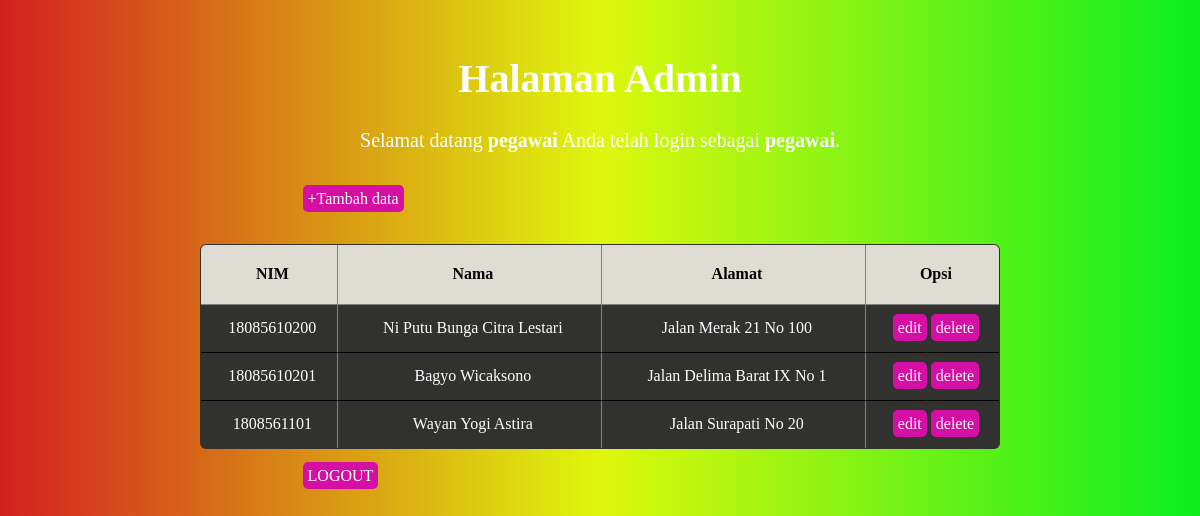
The page /halaman_admin.php (signed in) on the database its author committed.
### tables this page shows
CREATE TABLE `mahasiswa` (
  `id` int(100) NOT NULL,
  `nim` varchar(100) NOT NULL,
  `nama` varchar(100) NOT NULL,
  `alamat` text NOT NULL
);

### halaman_admin.php (the view, shortened to what this page needs)
<!DOCTYPE html>
<html lang="en">
<head>
	<link rel="stylesheet" href="style2.css">
</head>
<body>
	<h1>Halaman Admin</h1>
	<p>Selamat datang <b><?php echo $_SESSION['username']; ?></b> Anda telah login sebagai <b><?php echo $_SESSION['level']; ?></b>.</p>
	<br/>
	<div class="box">
	<a href="insert.php">+Tambah data</a>
	</div>
	<br/>
	<br/>
	<table border="1">
		<thead>
		<tr>
			<th>NIM</th>
			<th>Nama</th>
			<th>Alamat</th>
			<th>Opsi</th>
		</tr>
		</thead>
		<tbody>
		<?php
		include 'koneksi.php';
		$data = mysqli_query($koneksi,"select * from mahasiswa");
		while($d = mysqli_fetch_array($data)){
			?>
			<tr>
				<td><?php echo $d['nim']; ?></td>
				<td><?php echo $d['nama']; ?></td>
				<td><?php echo $d['alamat']; ?></td>
				<td>
					<a href="edit.php?id=<?php echo $d['id']; ?>">edit</a>
					<a href="delete.php?id=<?php echo $d['id']; ?>">delete</a>
				</td>
			</tr>
			<?php
		}
		?>
		</tbody>
	</table>
	<br/>
	<div class="box">
	<a href="logout.php">LOGOUT</a>
	</div>
</body>
</html>

### style2.css (style rules this page uses)
body { background-image: linear-gradient(to right, #d32020, #dff70c, #0cee1f); font: 400 14px; padding: 20px; }
h1 { font-size: 40px; text-align: center; color: white; }
.box { margin-left: 24%; }
a { background-color:rgb(214, 15, 164); padding: 5px; border-radius: 5px; color: white; text-decoration: none; }
p { font-size: 20px; text-align: center; color: white; }
table { border-spacing: 1; border-collapse: collapse; background-color: rgb(49, 49, 47); border-radius: 6px; overflow: hidden; max-width: 800px; width: 100%; margin: 0 auto; position: relative; }
td,th { padding-left: 8px; }
thead tr { height: 60px; background: #dfddd3; font-size: 16px; }
tbody tr { height: 48px; border-bottom: 1px solid black; color: white; }
td, th { text-align: center; }

### rows shown on the page
mahasiswa: nim "18085610200", nama "Ni Putu Bunga Citra Lestari", alamat "Jalan Merak 21 No 100"
mahasiswa: nim "18085610201", nama "Bagyo Wicaksono", alamat "Jalan Delima Barat IX No 1"
mahasiswa: nim "1808561101", nama "Wayan Yogi Astira", alamat "Jalan Surapati No 20"

### other values the page prints
$_SESSION['username'] "pegawai"
$_SESSION['level'] "pegawai"
